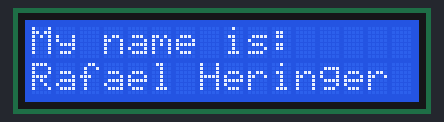
This sketch was run on a simulated Arduino Uno, built with avr-gcc and run on an emulated ATmega328P. Shown: 16×2 character LCD.

Above: at 0.1 s.
At 2.1 s:
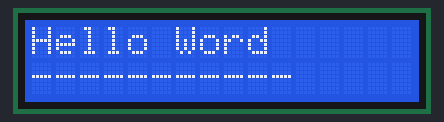

The sketch:

LCDDisplay.ino
```cpp
//Inclui a biblioteca LiquidCrystal para facilitar a manipulação do display
#include <LiquidCrystal\LiquidCrystal.h>

//Cria instância do display, informando os pinos utilizados
LiquidCrystal LCD(12, 11,5,4,3,2);

void setup()
{
	//Informa qualidade de colunas e a quantidade de linhas do LCD
	LCD.begin(16, 2);


}

void loop()
{
	//Informa a posição inicial da escrita
	LCD.setCursor(0, 0);

	//Imprime uma mensagem
	LCD.clear();
	LCD.print("My name is:");
	LCD.setCursor(0, 1);
	LCD.print("Rafael Heringer");

	//Aguarda 2 segundos
	delay(2000);

	//Imprime outra mensagem
	LCD.clear();
	LCD.setCursor(0, 0);
	LCD.print("Hello Word");
	LCD.setCursor(0, 1);
	LCD.print("-----------");


	//Aguarda 2 segundos
	delay(2000);
}
```

Measured:
- what the display in image 1 shows lasts 2.0 s, from 2.1 s to 4.1 s
